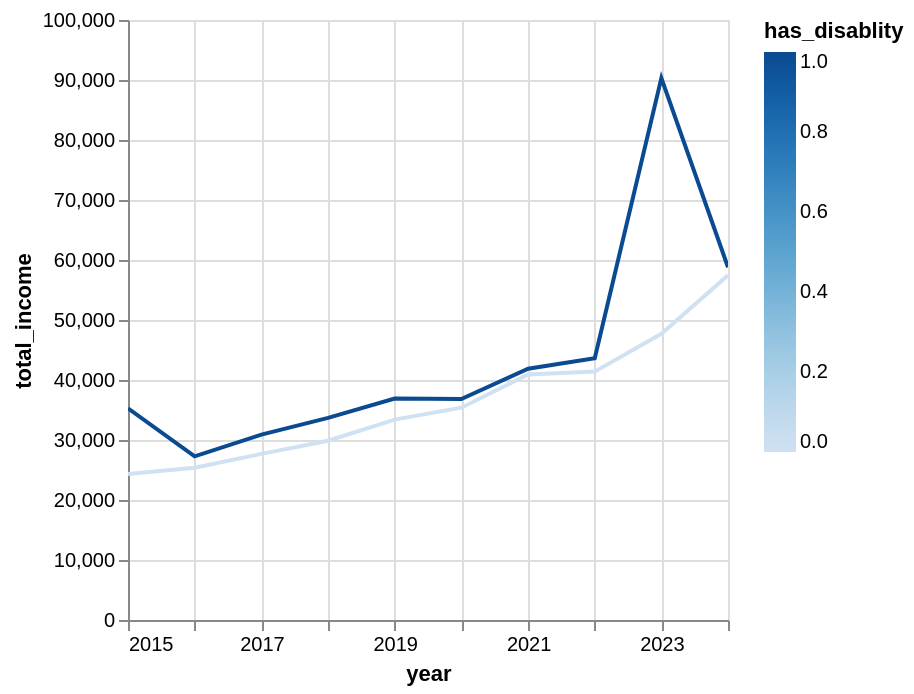

The code cell stored with this chart in its notebook:
### Markdown cell above
# incomes visualizations

### Code cell
visualize('total_income')

### Figure 1 — Vega-Lite specification as saved in the notebook (floating-point values rounded to 4 significant figures)
{"config": {"view": {"continuousWidth": 300, "continuousHeight": 300}}, "data": {"name": "data-7da576c8bd5aec91c940cd2c44fa0e4d"}, "mark": {"type": "line", "tooltip": true}, "encoding": {"color": {"field": "has_disablity", "type": "quantitative"}, "x": {"field": "year", "type": "temporal"}, "y": {"field": "total_income", "type": "quantitative"}}, "params": [{"name": "param_1e9efca18e7a2868", "select": {"type": "interval", "encodings": ["x", "y"]}, "bind": "scales"}], "$schema": "https://vega.github.io/schema/vega-lite/v6.1.0.json", "datasets": {"data-7da576c8bd5aec91c940cd2c44fa0e4d": [{"year": "2023-01-01T00:00:00", "has_disablity": 0, "total_income": 47700.0}, {"year": "2020-01-01T00:00:00", "has_disablity": 1, "total_income": 36830.0}, {"year": "2021-01-01T00:00:00", "has_disablity": 0, "total_income": 40910.0}, {"year": "2018-01-01T00:00:00", "has_disablity": 0, "total_income": 29880.0}, {"year": "2017-01-01T00:00:00", "has_disablity": 0, "total_income": 27690.0}, {"year": "2022-01-01T00:00:00", "has_disablity": 1, "total_income": 43640.0}, {"year": "2018-01-01T00:00:00", "has_disablity": 1, "total_income": 33680.0}, {"year": "2019-01-01T00:00:00", "has_disablity": 0, "total_income": 33400.0}, {"year": "2024-01-01T00:00:00", "has_disablity": 0, "total_income": 57440.0}, {"year": "2017-01-01T00:00:00", "has_disablity": 1, "total_income": 30900.0}, {"year": "2020-01-01T00:00:00", "has_disablity": 0, "total_income": 35380.0}, {"year": "2019-01-01T00:00:00", "has_disablity": 1, "total_income": 36920.0}, {"year": "2016-01-01T00:00:00", "has_disablity": 0, "total_income": 25380.0}, {"year": "2015-01-01T00:00:00", "has_disablity": 1, "total_income": 35270.0}, {"year": "2016-01-01T00:00:00", "has_disablity": 1, "total_income": 27280.0}, {"year": "2023-01-01T00:00:00", "has_disablity": 1, "total_income": 90320.0}, {"year": "2021-01-01T00:00:00", "has_disablity": 1, "total_income": 41880.0}, {"year": "2024-01-01T00:00:00", "has_disablity": 1, "total_income": 58780.0}, {"year": "2022-01-01T00:00:00", "has_disablity": 0, "total_income": 41400.0}, {"year": "2015-01-01T00:00:00", "has_disablity": 0, "total_income": 24330.0}]}}
